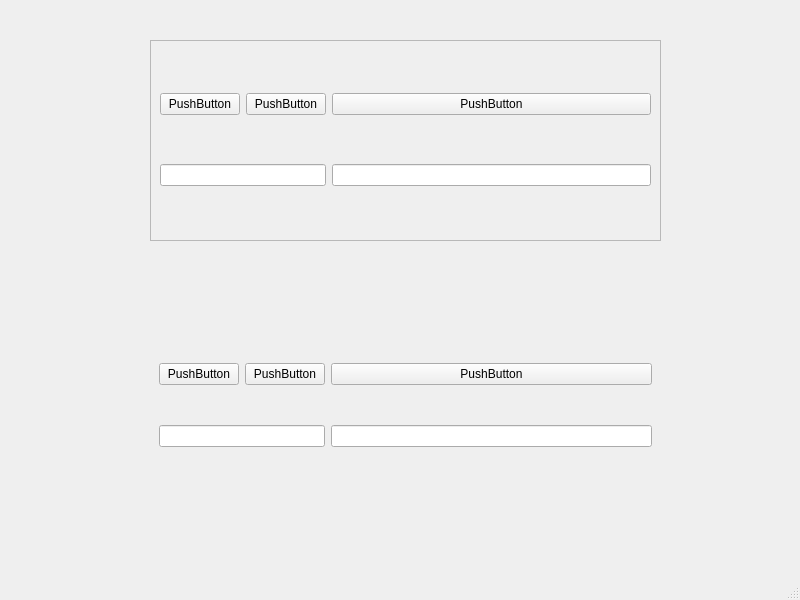
<?xml version="1.0" encoding="UTF-8"?>
<ui version="4.0">
 <class>MainWindow</class>
 <widget class="QMainWindow" name="MainWindow">
  <property name="geometry">
   <rect>
    <x>0</x>
    <y>0</y>
    <width>800</width>
    <height>600</height>
   </rect>
  </property>
  <property name="windowTitle">
   <string>MainWindow</string>
  </property>
  <widget class="QWidget" name="centralwidget">
   <widget class="QFrame" name="frame">
    <property name="geometry">
     <rect>
      <x>150</x>
      <y>40</y>
      <width>511</width>
      <height>201</height>
     </rect>
    </property>
    <property name="frameShape">
     <enum>QFrame::StyledPanel</enum>
    </property>
    <property name="frameShadow">
     <enum>QFrame::Raised</enum>
    </property>
    <layout class="QGridLayout" name="gridLayout">
     <item row="0" column="0">
      <widget class="QPushButton" name="pushButton">
       <property name="text">
        <string>PushButton</string>
       </property>
      </widget>
     </item>
     <item row="0" column="1">
      <widget class="QPushButton" name="pushButton_2">
       <property name="text">
        <string>PushButton</string>
       </property>
      </widget>
     </item>
     <item row="0" column="2">
      <widget class="QPushButton" name="pushButton_3">
       <property name="text">
        <string>PushButton</string>
       </property>
      </widget>
     </item>
     <item row="1" column="0" colspan="2">
      <widget class="QLineEdit" name="lineEdit"/>
     </item>
     <item row="1" column="2">
      <widget class="QLineEdit" name="lineEdit_2"/>
     </item>
    </layout>
   </widget>
   <widget class="QFrame" name="gridFrame">
    <property name="geometry">
     <rect>
      <x>150</x>
      <y>320</y>
      <width>511</width>
      <height>171</height>
     </rect>
    </property>
    <layout class="QGridLayout" name="gridLayout_2">
     <item row="0" column="1">
      <widget class="QPushButton" name="pushButton_4">
       <property name="text">
        <string>PushButton</string>
       </property>
      </widget>
     </item>
     <item row="0" column="2">
      <widget class="QPushButton" name="pushButton_5">
       <property name="text">
        <string>PushButton</string>
       </property>
      </widget>
     </item>
     <item row="0" column="0">
      <widget class="QPushButton" name="pushButton_6">
       <property name="text">
        <string>PushButton</string>
       </property>
      </widget>
     </item>
     <item row="1" column="0" colspan="2">
      <widget class="QLineEdit" name="lineEdit_3"/>
     </item>
     <item row="1" column="2">
      <widget class="QLineEdit" name="lineEdit_4"/>
     </item>
    </layout>
   </widget>
  </widget>
  <widget class="QMenuBar" name="menubar">
   <property name="geometry">
    <rect>
     <x>0</x>
     <y>0</y>
     <width>800</width>
     <height>26</height>
    </rect>
   </property>
  </widget>
  <widget class="QStatusBar" name="statusbar"/>
 </widget>
 <resources/>
 <connections/>
</ui>
